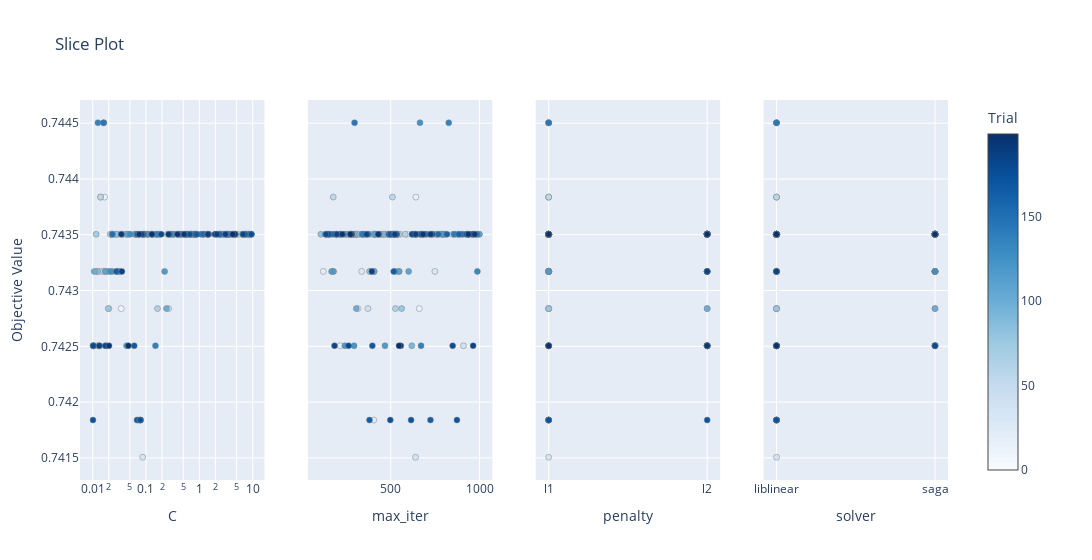

Notebook code cell kept with this figure:
### Code cell
optuna.visualization.plot_slice(study, params=['penalty', 'C', 'max_iter', 'solver'])

### Figure 1 — Plotly figure (JSON) as saved in the notebook; plotly's stock layout.template omitted (floating-point values rounded to 4 significant figures; data arrays with more than 128 entries replaced by an {"elided": "..."} marker saying what was removed)
{"data": [{"marker": {"color": {"elided": "200 int values"}, "colorbar": {"title": {"text": "Trial"}, "x": 1, "xpad": 40}, "colorscale": [[0, "rgb(247,251,255)"], [0.125, "rgb(222,235,247)"], [0.25, "rgb(198,219,239)"], [0.375, "rgb(158,202,225)"], [0.5, "rgb(107,174,214)"], [0.625, "rgb(66,146,198)"], [0.75, "rgb(33,113,181)"], [0.875, "rgb(8,81,156)"], [1, "rgb(8,48,107)"]], "line": {"color": "Grey", "width": 0.5}, "showscale": true}, "mode": "markers", "name": "Feasible Trial", "showlegend": false, "type": "scatter", "x": {"elided": "200 float values"}, "xaxis": "x", "y": {"elided": "200 float values"}, "yaxis": "y"}, {"marker": {"color": {"elided": "200 int values"}, "colorbar": {"title": {"text": "Trial"}, "x": 1, "xpad": 40}, "colorscale": [[0, "rgb(247,251,255)"], [0.125, "rgb(222,235,247)"], [0.25, "rgb(198,219,239)"], [0.375, "rgb(158,202,225)"], [0.5, "rgb(107,174,214)"], [0.625, "rgb(66,146,198)"], [0.75, "rgb(33,113,181)"], [0.875, "rgb(8,81,156)"], [1, "rgb(8,48,107)"]], "line": {"color": "Grey", "width": 0.5}, "showscale": false}, "mode": "markers", "name": "Feasible Trial", "showlegend": false, "type": "scatter", "x": {"elided": "200 int values"}, "xaxis": "x2", "y": {"elided": "200 float values"}, "yaxis": "y2"}, {"marker": {"color": {"elided": "200 int values"}, "colorbar": {"title": {"text": "Trial"}, "x": 1, "xpad": 40}, "colorscale": [[0, "rgb(247,251,255)"], [0.125, "rgb(222,235,247)"], [0.25, "rgb(198,219,239)"], [0.375, "rgb(158,202,225)"], [0.5, "rgb(107,174,214)"], [0.625, "rgb(66,146,198)"], [0.75, "rgb(33,113,181)"], [0.875, "rgb(8,81,156)"], [1, "rgb(8,48,107)"]], "line": {"color": "Grey", "width": 0.5}, "showscale": false}, "mode": "markers", "name": "Feasible Trial", "showlegend": false, "type": "scatter", "x": {"elided": "200 str values"}, "xaxis": "x3", "y": {"elided": "200 float values"}, "yaxis": "y3"}, {"marker": {"color": {"elided": "200 int values"}, "colorbar": {"title": {"text": "Trial"}, "x": 1, "xpad": 40}, "colorscale": [[0, "rgb(247,251,255)"], [0.125, "rgb(222,235,247)"], [0.25, "rgb(198,219,239)"], [0.375, "rgb(158,202,225)"], [0.5, "rgb(107,174,214)"], [0.625, "rgb(66,146,198)"], [0.75, "rgb(33,113,181)"], [0.875, "rgb(8,81,156)"], [1, "rgb(8,48,107)"]], "line": {"color": "Grey", "width": 0.5}, "showscale": false}, "mode": "markers", "name": "Feasible Trial", "showlegend": false, "type": "scatter", "x": {"elided": "200 str values"}, "xaxis": "x4", "y": {"elided": "200 float values"}, "yaxis": "y4"}], "layout": {"title": {"text": "Slice Plot"}, "width": 1200, "xaxis": {"anchor": "y", "domain": [0, 0.2125], "title": {"text": "C"}, "type": "log"}, "xaxis2": {"anchor": "y2", "domain": [0.2625, 0.475], "title": {"text": "max_iter"}}, "xaxis3": {"anchor": "y3", "categoryarray": ["l1", "l2"], "categoryorder": "array", "domain": [0.525, 0.7375], "title": {"text": "penalty"}, "type": "category"}, "xaxis4": {"anchor": "y4", "categoryarray": ["liblinear", "saga"], "categoryorder": "array", "domain": [0.7875, 1], "title": {"text": "solver"}, "type": "category"}, "yaxis": {"anchor": "x", "domain": [0, 1], "title": {"text": "Objective Value"}}, "yaxis2": {"anchor": "x2", "domain": [0, 1], "matches": "y", "showticklabels": false}, "yaxis3": {"anchor": "x3", "domain": [0, 1], "matches": "y", "showticklabels": false}, "yaxis4": {"anchor": "x4", "domain": [0, 1], "matches": "y", "showticklabels": false}}}
